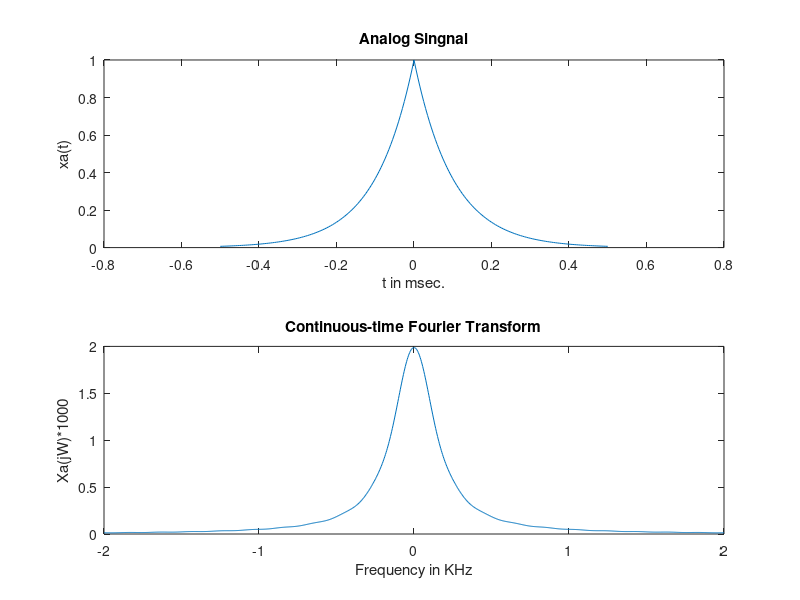

This figure's MATLAB source:
% Analog Signal
Dt = 0.00005; t = -0.005:Dt:0.005; xa = exp(-1000*abs(t));
% Continuous-time Fourier Transform
Wmax = 2*pi*2000; K = 500; k = 0:1:K; W = k*Wmax/K;
Xa = xa * exp (-j*t'*W) * Dt; Xa = real(Xa);
W = [-fliplr(W), W(2:501)];
Xa = [fliplr(Xa), Xa(2:501)];
subplot(1,1,1);
subplot(2,1,1); plot(t*100,xa);
xlabel ('t in msec.'); ylabel('xa(t)');
title('Analog Singnal');
subplot(2,1,2); plot(W/(2*pi*1000),Xa*1000);
xlabel('Frequency in KHz'); ylabel('Xa(jW)*1000');
title ('Continuous-time Fourier Transform');